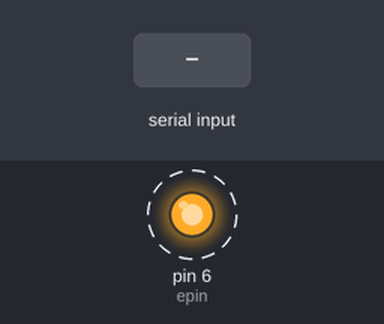
Recording of a sketch running on a simulated Arduino Mega 2560, built with avr-gcc and run on an emulated ATmega2560. Parts: output pins drawn as LEDs (lit = HIGH). Dashed ring = blinking. The test bench sets the inputs (shaded band). What the sketch prints to the serial monitor is not drawn.

Above: at 1.27 s.
1.3 s: "1" received over the second serial link
Timing chart, 0 to 10.3 s (numbered marks = the images above; inputs shaded):
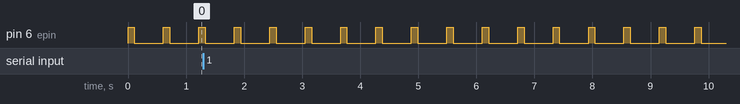

The sketch:

Sensor_Test_Code.ino
```cpp
int epin = 6;

void setup() {
  Serial.begin(9600);
  Serial1.begin(9600);
  Serial.println("listening");

  pinMode(epin,OUTPUT);
}

void loop() {

  if(Serial1.available() > 0 ){
    while(Serial1.available() >0 ){
      Serial.write(Serial1.read());
      //Serial.println();
    }
  }
  digitalWrite(epin,HIGH);
  delay(100);
  Serial1.write("///SN=?\r\n");
  delay(10);
  digitalWrite(epin,LOW);
  delay(500);
}
```

Measured:
- by itself, pin 6 (epin): alternates HIGH for 0.11 s and LOW for 0.50 s
